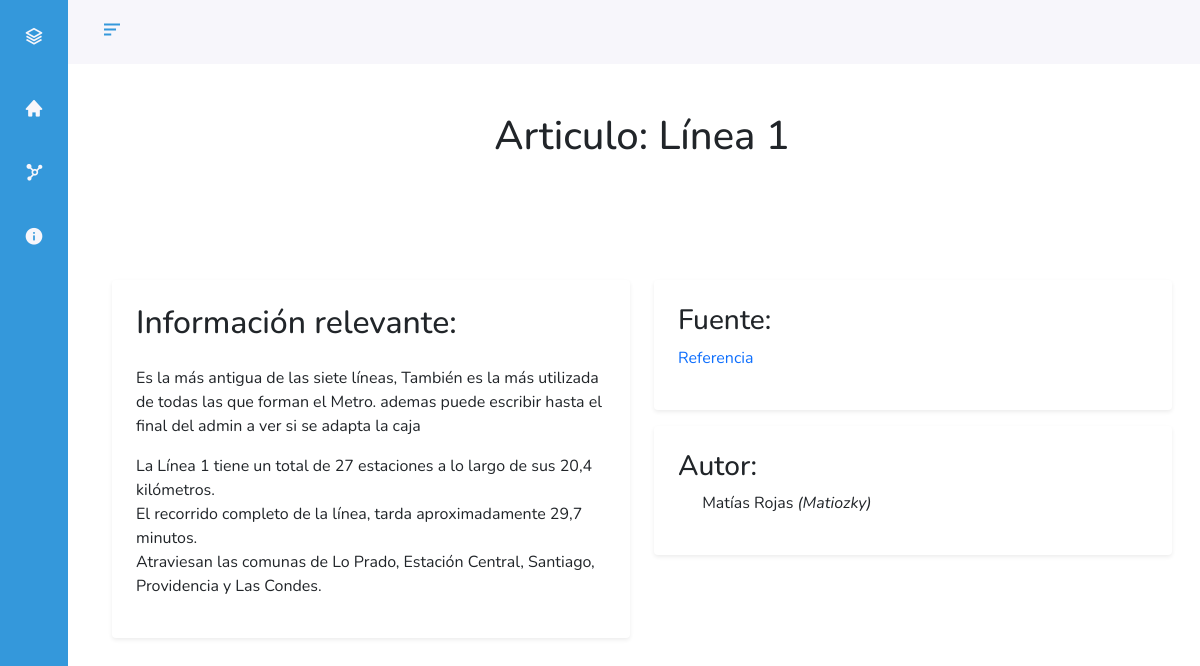
The page /aprende/linea-1/ on the database as committed earlier.
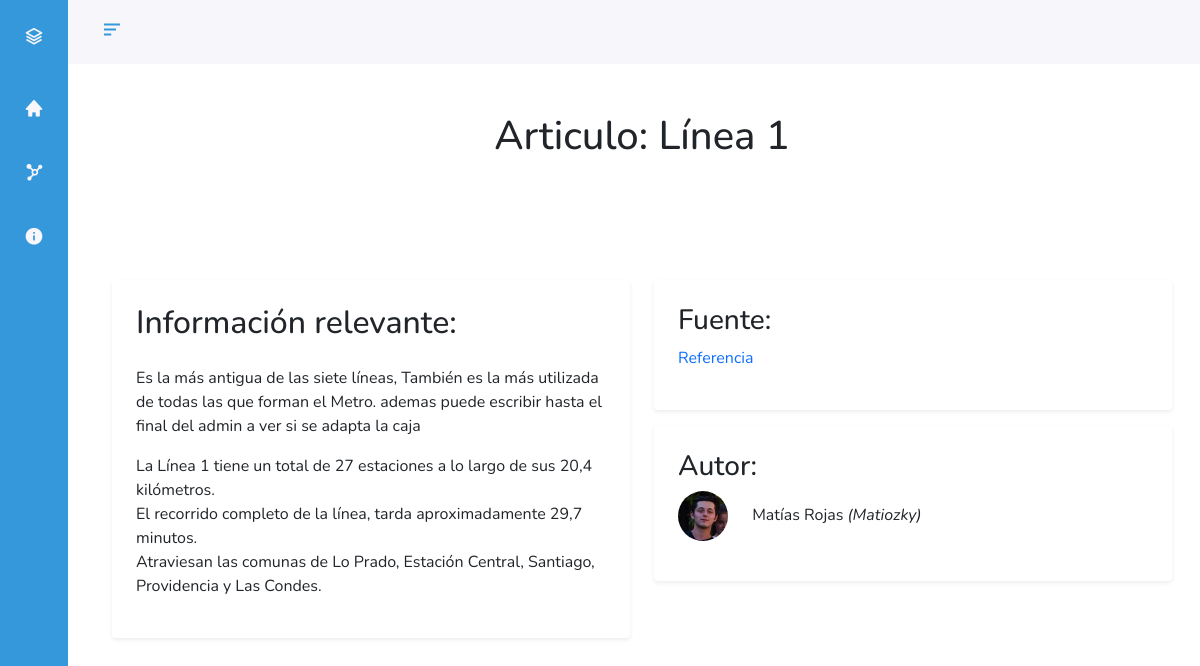
The same page on the database as committed later.
### App/models.py (models this page shows, shortened)
class Card(models.Model):
    title = models.CharField(max_length=200)
    slug = models.SlugField(blank=True,null=True,unique=True)
    mini_description = models.TextField(max_length=5000)
    color_tag = models.CharField(max_length=100,choices=COLOR_OPTIONS,default='bg-primary')
    img = models.ImageField()
    fuente = models.URLField(blank=True,null=True)
    autor = models.ForeignKey(Author,on_delete=models.CASCADE,blank=True,null=True)

class Author(models.Model):
    name = models.CharField(max_length=150)
    username = models.CharField(max_length=50, unique=True)
    profile_pic = models.ImageField()
    def __str__(self):
        return self.name

### App/views.py (the view)
# urls.py: path('aprende/<slug:slug>/', views.CardSlugView.as_view(), name="slugview"),
class CardSlugView(DetailView):
    queryset = Card.objects.all()
    template_name = 'App/articulo.html'
    def get_context_data(self,*args, **kwargs):
        context = super(CardSlugView, self).get_context_data(*args,**kwargs)
        request = self.request
        context['redirect_url'] = 'slugview'
        return context
    def get_object(self, *args, **kwargs):
        request=self.request
        slug = self.kwargs.get('slug')
        instance = get_object_or_404(Card, slug=slug)
        if instance is None:
            raise Http404("El Articulo no existe")
        return instance

### templates/App/articulo.html (shortened to what this page needs)
{% extends 'base.html' %}
{% load static %}
{% block content %}
<div class="row">
    <div class="col-lg-12 mx-auto">
        <div class="center-text mx-auto">
            <h1 data-aos="zoom-in" class="mt-5"> Articulo: {{ object.title }} </h1>
        </div>
    </div>
</div>
<div class="row mt-5">
    <div class="col-lg-6">
        <div data-aos="fade-right" class="bg-white rounded shadow-sm">
            <div class="p-4 mt-3">
                <h2> Información relevante: </h2>
                <p class="mt-4"> {{ object.mini_description|linebreaks }} </p>
            </div>
        </div>
    </div>
    <div class="col-lg-6">
        <div data-aos="fade-left" class="bg-white rounded shadow-sm">
            <div class="p-4 mt-3">
                <h3> Fuente: </h3>
                {% if object.fuente %}
                    <p> <a href="{{ object.fuente }}"> Referencia </a></p>
                {% else %}
                    <p> No hay fuente disponible. </p>
                {% endif %}
            </div>
        </div>
        <div data-aos="fade-up" class="bg-white rounded shadow-sm">
            <div class="p-4 mt-3">
                <h3> Autor: </h3>
                {% if object.autor %}
                    <p> <img class="profile-picture" src="{{object.autor.profile_pic.url}}" alt=""> {{ object.autor }} <i>({{object.autor.username}})</i> </p>
                {% else %}
                    <p class="mt-4"> <img class="profile-picture" src="{% static 'images/anon.png' %}" alt=""> Anonimo. </p>
                {% endif %}
            </div>
        </div>
    </div>
</div>
{% endblock content %}

Rows that differ between the two databases and show on the page:
changed through a linked row, Card "Línea 1": autor.profile_pic: picture added
